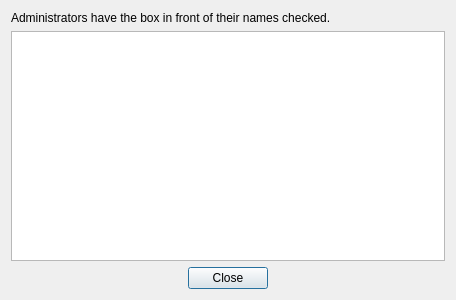
<?xml version="1.0" encoding="UTF-8"?>
<ui version="4.0">
 <class>UsersDialog</class>
 <widget class="QDialog" name="UsersDialog">
  <property name="geometry">
   <rect>
    <x>0</x>
    <y>0</y>
    <width>456</width>
    <height>300</height>
   </rect>
  </property>
  <property name="windowTitle">
   <string>Users</string>
  </property>
  <layout class="QVBoxLayout" name="verticalLayout_2">
   <item>
    <widget class="QLabel" name="label">
     <property name="text">
      <string>Administrators have the box in front of their names checked.</string>
     </property>
    </widget>
   </item>
   <item>
    <widget class="QListWidget" name="listWidget"/>
   </item>
   <item>
    <widget class="QDialogButtonBox" name="buttonBox">
     <property name="orientation">
      <enum>Qt::Horizontal</enum>
     </property>
     <property name="standardButtons">
      <set>QDialogButtonBox::Close</set>
     </property>
     <property name="centerButtons">
      <bool>true</bool>
     </property>
    </widget>
   </item>
  </layout>
 </widget>
 <resources/>
 <connections>
  <connection>
   <sender>buttonBox</sender>
   <signal>accepted()</signal>
   <receiver>UsersDialog</receiver>
   <slot>accept()</slot>
   <hints>
    <hint type="sourcelabel">
     <x>248</x>
     <y>254</y>
    </hint>
    <hint type="destinationlabel">
     <x>157</x>
     <y>274</y>
    </hint>
   </hints>
  </connection>
  <connection>
   <sender>buttonBox</sender>
   <signal>rejected()</signal>
   <receiver>UsersDialog</receiver>
   <slot>reject()</slot>
   <hints>
    <hint type="sourcelabel">
     <x>316</x>
     <y>260</y>
    </hint>
    <hint type="destinationlabel">
     <x>286</x>
     <y>274</y>
    </hint>
   </hints>
  </connection>
 </connections>
</ui>
